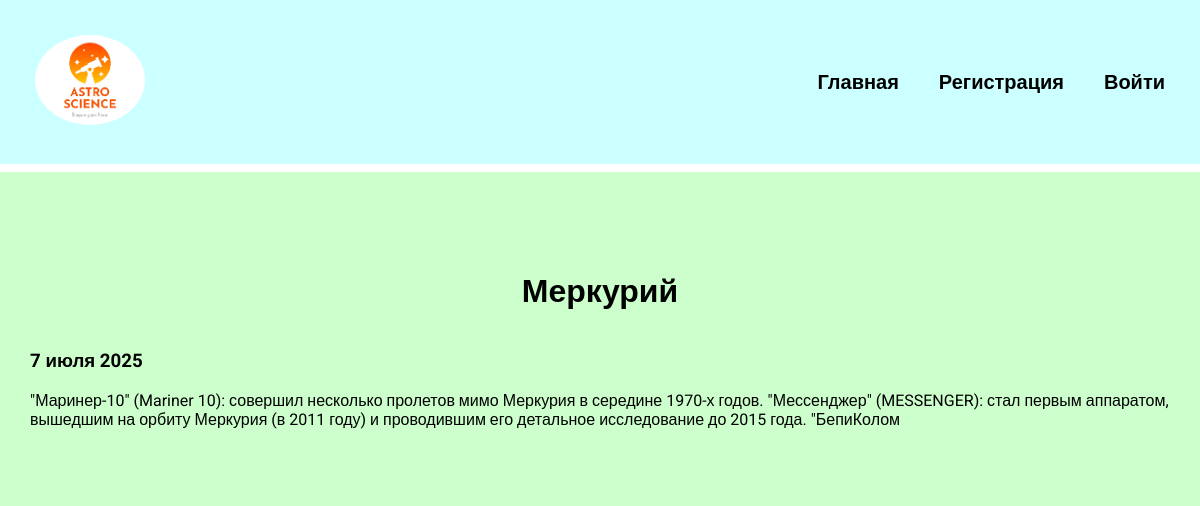
The page /study_gt_planets/1 on the database its author committed.
### study_gt_planets/models.py (models this page shows, shortened)
class StudyGtPlanets(models.Model):
    title = models.CharField(max_length=100)
    description = models.TextField()
    date = models.DateField()

### study_gt_planets/views.py (the view)
# urls.py: path('<int:studygtplanets_id>', views.idtion, name='idtion'),
def idtion(request, studygtplanets_id):
    studygtplanets = get_object_or_404(StudyGtPlanets, pk=studygtplanets_id)
    return render(request, 'studygtplanets/idtions.html', {'studygtplanets': studygtplanets})

### study_gt_planets/templates/studygtplanets/idtions.html
{% extends 'gt_planets/base.html' %}
{% block content %}
<div class="idtions">
    <h1>{{ studygtplanets.title }}</h1>
    <h3>{{ studygtplanets.date|date:'j E Y' }}</h3>
    {{ studygtplanets.description }}
</div>
{% endblock %}

### gt_planets/static/css/style.css (style rules this page uses)
body { font-family: "Roboto", sans-serif; padding: 0; margin: 0; background: #CCFFCC; }
.content h1 { text-align: center; margin: 60px 0 40px; }
.idtions { background: #CCFFCC; padding: 20px 10px 50px; }

### rows shown on the page
StudyGtPlanets: title "Меркурий", date "7 июля 2025", description "\"Маринер-10\" (Mariner 10): совершил несколько пролетов мимо Меркурия в середине 1970-х годов. \"Мессенджер\" (MESSENGER): стал первым аппаратом, вышедшим на орбиту Меркурия (в 2011 году) и проводившим его детальное исследование до 2015 года. \"БепиКолом"
